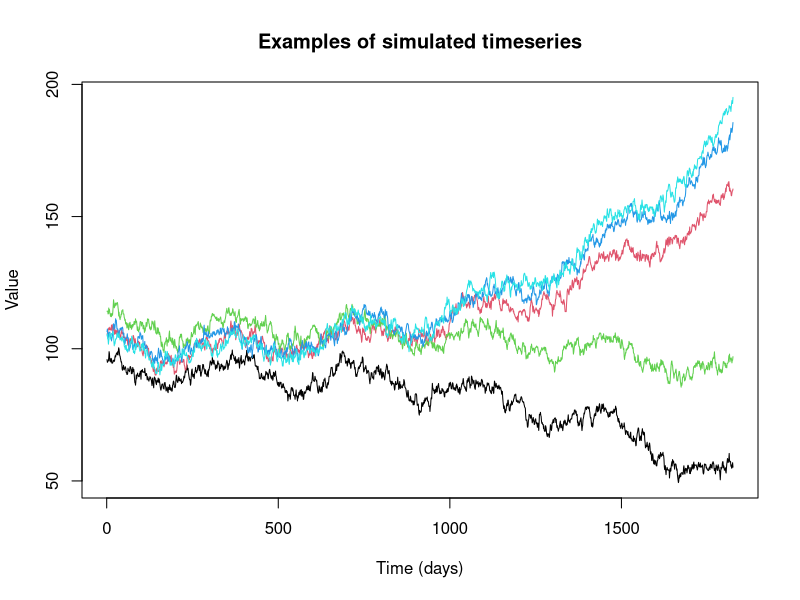

Recreate this plot in R.
#' Generate some toy climate timeseries
#' 
#' @param arg_vals_days Vector (numeric). The timepoints for evaluation.
#' @param num_reps Numeric. Number of different timeseries.
#' @param mean_of_noise Numeric. Mean of noise (within ARIMA model).
#' @param spread_trends Numeric. Spread of the trends about 0.
#' @param spread_consts Numeric. Spread of the const values about 40.
generate_toy_climate_data <- function(
  arg_vals_days = 1:(2*365),
  num_reps = 2,
  mean_of_noise = 0.02,
  spread_trends = 5,
  const_avg = 100,
  spread_consts = 10,
  seed_in = 123
){
  set.seed(seed_in)  # for reproducibility
  trends = runif(num_reps, min = -spread_trends, max = spread_trends)
  consts = runif(num_reps, min = const_avg - spread_consts, max = const_avg + spread_consts)
  
  eg_df <- data.frame(matrix(nrow = length(arg_vals_days),
                             ncol = num_reps))
  colnames(eg_df) <- 1:num_reps
  
  for (j in 1:num_reps) {
    eg_fluc_data <- sapply(
      arg_vals_days,
      function(i) {
        consts[j] + trends[j]*(i/365)**3 + 5*cos(i*2*pi/365) + 0.3 * sin(i*pi/3)
      }
    ) + arima.sim(
      length(arg_vals_days),
      mean = mean_of_noise,
      model = list(order = c(1,0,0), ar = 0.9)
    )
    eg_df[, j] <- eg_fluc_data
  }
  return(eg_df)
}

arg_vals_days <- 1:(5*365)
example_data <- generate_toy_climate_data(
  arg_vals_days = arg_vals_days,
  num_reps = 5,
  spread_trends = 0.8,
  spread_consts = 10
)

matplot(
  example_data, 
  type = 'l', 
  col = 1:5, 
  lty = 1,
  main = "Examples of simulated timeseries",
  xlab = "Time (days)",
  ylab = "Value"
)